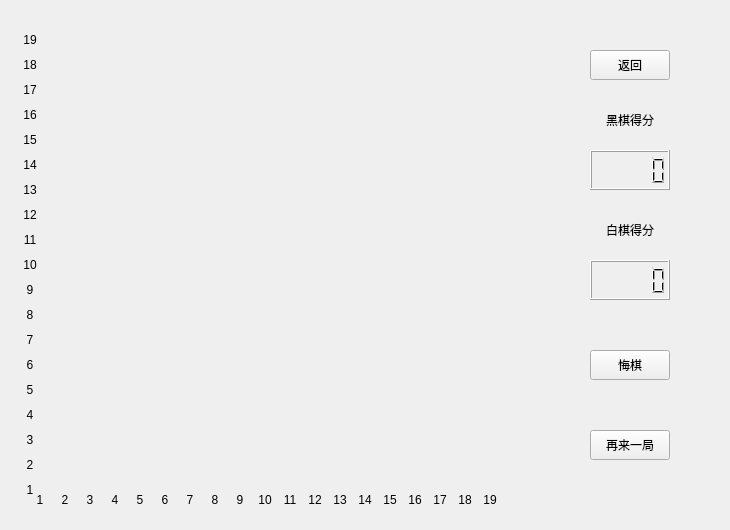
<?xml version="1.0" encoding="UTF-8"?>
<ui version="4.0">
 <class>Chessboard</class>
 <widget class="QWidget" name="Chessboard">
  <property name="geometry">
   <rect>
    <x>0</x>
    <y>0</y>
    <width>730</width>
    <height>530</height>
   </rect>
  </property>
  <property name="windowTitle">
   <string>Form</string>
  </property>
  <widget class="QPushButton" name="back_btn">
   <property name="geometry">
    <rect>
     <x>590</x>
     <y>50</y>
     <width>80</width>
     <height>30</height>
    </rect>
   </property>
   <property name="text">
    <string>返回</string>
   </property>
  </widget>
  <widget class="QPushButton" name="re_btn">
   <property name="geometry">
    <rect>
     <x>590</x>
     <y>430</y>
     <width>80</width>
     <height>30</height>
    </rect>
   </property>
   <property name="text">
    <string>再来一局</string>
   </property>
  </widget>
  <widget class="QPushButton" name="hui_btn">
   <property name="geometry">
    <rect>
     <x>590</x>
     <y>350</y>
     <width>80</width>
     <height>30</height>
    </rect>
   </property>
   <property name="text">
    <string>悔棋</string>
   </property>
  </widget>
  <widget class="QLCDNumber" name="hei_num">
   <property name="geometry">
    <rect>
     <x>590</x>
     <y>150</y>
     <width>80</width>
     <height>40</height>
    </rect>
   </property>
  </widget>
  <widget class="QLCDNumber" name="bai_num">
   <property name="geometry">
    <rect>
     <x>590</x>
     <y>260</y>
     <width>80</width>
     <height>40</height>
    </rect>
   </property>
  </widget>
  <widget class="QLabel" name="hei_piece">
   <property name="geometry">
    <rect>
     <x>590</x>
     <y>100</y>
     <width>80</width>
     <height>40</height>
    </rect>
   </property>
   <property name="styleSheet">
    <string notr="true"/>
   </property>
   <property name="text">
    <string>黑棋得分</string>
   </property>
   <property name="alignment">
    <set>Qt::AlignCenter</set>
   </property>
   <property name="indent">
    <number>-1</number>
   </property>
  </widget>
  <widget class="QLabel" name="bai_piece">
   <property name="geometry">
    <rect>
     <x>590</x>
     <y>210</y>
     <width>80</width>
     <height>40</height>
    </rect>
   </property>
   <property name="styleSheet">
    <string notr="true"/>
   </property>
   <property name="text">
    <string>白棋得分</string>
   </property>
   <property name="alignment">
    <set>Qt::AlignCenter</set>
   </property>
  </widget>
  <widget class="QLabel" name="label">
   <property name="geometry">
    <rect>
     <x>20</x>
     <y>30</y>
     <width>20</width>
     <height>20</height>
    </rect>
   </property>
   <property name="text">
    <string>19</string>
   </property>
   <property name="alignment">
    <set>Qt::AlignCenter</set>
   </property>
  </widget>
  <widget class="QLabel" name="label_2">
   <property name="geometry">
    <rect>
     <x>20</x>
     <y>55</y>
     <width>20</width>
     <height>20</height>
    </rect>
   </property>
   <property name="text">
    <string>18</string>
   </property>
   <property name="alignment">
    <set>Qt::AlignCenter</set>
   </property>
  </widget>
  <widget class="QLabel" name="label_3">
   <property name="geometry">
    <rect>
     <x>20</x>
     <y>80</y>
     <width>20</width>
     <height>20</height>
    </rect>
   </property>
   <property name="text">
    <string>17</string>
   </property>
   <property name="alignment">
    <set>Qt::AlignCenter</set>
   </property>
  </widget>
  <widget class="QLabel" name="label_4">
   <property name="geometry">
    <rect>
     <x>20</x>
     <y>105</y>
     <width>20</width>
     <height>20</height>
    </rect>
   </property>
   <property name="text">
    <string>16</string>
   </property>
   <property name="alignment">
    <set>Qt::AlignCenter</set>
   </property>
  </widget>
  <widget class="QLabel" name="label_5">
   <property name="geometry">
    <rect>
     <x>20</x>
     <y>180</y>
     <width>20</width>
     <height>20</height>
    </rect>
   </property>
   <property name="text">
    <string>13</string>
   </property>
   <property name="alignment">
    <set>Qt::AlignCenter</set>
   </property>
  </widget>
  <widget class="QLabel" name="label_6">
   <property name="geometry">
    <rect>
     <x>20</x>
     <y>255</y>
     <width>20</width>
     <height>20</height>
    </rect>
   </property>
   <property name="text">
    <string>10</string>
   </property>
   <property name="alignment">
    <set>Qt::AlignCenter</set>
   </property>
  </widget>
  <widget class="QLabel" name="label_7">
   <property name="geometry">
    <rect>
     <x>20</x>
     <y>355</y>
     <width>20</width>
     <height>20</height>
    </rect>
   </property>
   <property name="text">
    <string>6</string>
   </property>
   <property name="alignment">
    <set>Qt::AlignCenter</set>
   </property>
  </widget>
  <widget class="QLabel" name="label_8">
   <property name="geometry">
    <rect>
     <x>20</x>
     <y>130</y>
     <width>20</width>
     <height>20</height>
    </rect>
   </property>
   <property name="text">
    <string>15</string>
   </property>
   <property name="alignment">
    <set>Qt::AlignCenter</set>
   </property>
  </widget>
  <widget class="QLabel" name="label_9">
   <property name="geometry">
    <rect>
     <x>20</x>
     <y>305</y>
     <width>20</width>
     <height>20</height>
    </rect>
   </property>
   <property name="text">
    <string>8</string>
   </property>
   <property name="alignment">
    <set>Qt::AlignCenter</set>
   </property>
  </widget>
  <widget class="QLabel" name="label_10">
   <property name="geometry">
    <rect>
     <x>20</x>
     <y>280</y>
     <width>20</width>
     <height>20</height>
    </rect>
   </property>
   <property name="text">
    <string>9</string>
   </property>
   <property name="alignment">
    <set>Qt::AlignCenter</set>
   </property>
  </widget>
  <widget class="QLabel" name="label_11">
   <property name="geometry">
    <rect>
     <x>20</x>
     <y>155</y>
     <width>20</width>
     <height>20</height>
    </rect>
   </property>
   <property name="text">
    <string>14</string>
   </property>
   <property name="alignment">
    <set>Qt::AlignCenter</set>
   </property>
  </widget>
  <widget class="QLabel" name="label_12">
   <property name="geometry">
    <rect>
     <x>20</x>
     <y>330</y>
     <width>20</width>
     <height>20</height>
    </rect>
   </property>
   <property name="text">
    <string>7</string>
   </property>
   <property name="alignment">
    <set>Qt::AlignCenter</set>
   </property>
  </widget>
  <widget class="QLabel" name="label_13">
   <property name="geometry">
    <rect>
     <x>20</x>
     <y>205</y>
     <width>20</width>
     <height>20</height>
    </rect>
   </property>
   <property name="text">
    <string>12</string>
   </property>
   <property name="alignment">
    <set>Qt::AlignCenter</set>
   </property>
  </widget>
  <widget class="QLabel" name="label_14">
   <property name="geometry">
    <rect>
     <x>20</x>
     <y>405</y>
     <width>20</width>
     <height>20</height>
    </rect>
   </property>
   <property name="text">
    <string>4</string>
   </property>
   <property name="alignment">
    <set>Qt::AlignCenter</set>
   </property>
  </widget>
  <widget class="QLabel" name="label_15">
   <property name="geometry">
    <rect>
     <x>20</x>
     <y>230</y>
     <width>20</width>
     <height>20</height>
    </rect>
   </property>
   <property name="text">
    <string>11</string>
   </property>
   <property name="alignment">
    <set>Qt::AlignCenter</set>
   </property>
  </widget>
  <widget class="QLabel" name="label_16">
   <property name="geometry">
    <rect>
     <x>20</x>
     <y>380</y>
     <width>20</width>
     <height>20</height>
    </rect>
   </property>
   <property name="text">
    <string>5</string>
   </property>
   <property name="alignment">
    <set>Qt::AlignCenter</set>
   </property>
  </widget>
  <widget class="QLabel" name="label_17">
   <property name="geometry">
    <rect>
     <x>20</x>
     <y>480</y>
     <width>20</width>
     <height>20</height>
    </rect>
   </property>
   <property name="text">
    <string>1</string>
   </property>
   <property name="alignment">
    <set>Qt::AlignCenter</set>
   </property>
  </widget>
  <widget class="QLabel" name="label_18">
   <property name="geometry">
    <rect>
     <x>20</x>
     <y>455</y>
     <width>20</width>
     <height>20</height>
    </rect>
   </property>
   <property name="text">
    <string>2</string>
   </property>
   <property name="alignment">
    <set>Qt::AlignCenter</set>
   </property>
  </widget>
  <widget class="QLabel" name="label_19">
   <property name="geometry">
    <rect>
     <x>20</x>
     <y>430</y>
     <width>20</width>
     <height>20</height>
    </rect>
   </property>
   <property name="text">
    <string>3</string>
   </property>
   <property name="alignment">
    <set>Qt::AlignCenter</set>
   </property>
  </widget>
  <widget class="QLabel" name="label_20">
   <property name="geometry">
    <rect>
     <x>330</x>
     <y>490</y>
     <width>20</width>
     <height>20</height>
    </rect>
   </property>
   <property name="text">
    <string>13</string>
   </property>
   <property name="alignment">
    <set>Qt::AlignCenter</set>
   </property>
  </widget>
  <widget class="QLabel" name="label_21">
   <property name="geometry">
    <rect>
     <x>155</x>
     <y>490</y>
     <width>20</width>
     <height>20</height>
    </rect>
   </property>
   <property name="text">
    <string>6</string>
   </property>
   <property name="alignment">
    <set>Qt::AlignCenter</set>
   </property>
  </widget>
  <widget class="QLabel" name="label_22">
   <property name="geometry">
    <rect>
     <x>280</x>
     <y>490</y>
     <width>20</width>
     <height>20</height>
    </rect>
   </property>
   <property name="text">
    <string>11</string>
   </property>
   <property name="alignment">
    <set>Qt::AlignCenter</set>
   </property>
  </widget>
  <widget class="QLabel" name="label_23">
   <property name="geometry">
    <rect>
     <x>180</x>
     <y>490</y>
     <width>20</width>
     <height>20</height>
    </rect>
   </property>
   <property name="text">
    <string>7</string>
   </property>
   <property name="alignment">
    <set>Qt::AlignCenter</set>
   </property>
  </widget>
  <widget class="QLabel" name="label_24">
   <property name="geometry">
    <rect>
     <x>230</x>
     <y>490</y>
     <width>20</width>
     <height>20</height>
    </rect>
   </property>
   <property name="text">
    <string>9</string>
   </property>
   <property name="alignment">
    <set>Qt::AlignCenter</set>
   </property>
  </widget>
  <widget class="QLabel" name="label_25">
   <property name="geometry">
    <rect>
     <x>455</x>
     <y>490</y>
     <width>20</width>
     <height>20</height>
    </rect>
   </property>
   <property name="text">
    <string>18</string>
   </property>
   <property name="alignment">
    <set>Qt::AlignCenter</set>
   </property>
  </widget>
  <widget class="QLabel" name="label_26">
   <property name="geometry">
    <rect>
     <x>130</x>
     <y>490</y>
     <width>20</width>
     <height>20</height>
    </rect>
   </property>
   <property name="text">
    <string>5</string>
   </property>
   <property name="alignment">
    <set>Qt::AlignCenter</set>
   </property>
  </widget>
  <widget class="QLabel" name="label_27">
   <property name="geometry">
    <rect>
     <x>430</x>
     <y>490</y>
     <width>20</width>
     <height>20</height>
    </rect>
   </property>
   <property name="text">
    <string>17</string>
   </property>
   <property name="alignment">
    <set>Qt::AlignCenter</set>
   </property>
  </widget>
  <widget class="QLabel" name="label_28">
   <property name="geometry">
    <rect>
     <x>55</x>
     <y>490</y>
     <width>20</width>
     <height>20</height>
    </rect>
   </property>
   <property name="text">
    <string>2</string>
   </property>
   <property name="alignment">
    <set>Qt::AlignCenter</set>
   </property>
  </widget>
  <widget class="QLabel" name="label_29">
   <property name="geometry">
    <rect>
     <x>80</x>
     <y>490</y>
     <width>20</width>
     <height>20</height>
    </rect>
   </property>
   <property name="text">
    <string>3</string>
   </property>
   <property name="alignment">
    <set>Qt::AlignCenter</set>
   </property>
  </widget>
  <widget class="QLabel" name="label_30">
   <property name="geometry">
    <rect>
     <x>105</x>
     <y>490</y>
     <width>20</width>
     <height>20</height>
    </rect>
   </property>
   <property name="text">
    <string>4</string>
   </property>
   <property name="alignment">
    <set>Qt::AlignCenter</set>
   </property>
  </widget>
  <widget class="QLabel" name="label_31">
   <property name="geometry">
    <rect>
     <x>305</x>
     <y>490</y>
     <width>20</width>
     <height>20</height>
    </rect>
   </property>
   <property name="text">
    <string>12</string>
   </property>
   <property name="alignment">
    <set>Qt::AlignCenter</set>
   </property>
  </widget>
  <widget class="QLabel" name="label_32">
   <property name="geometry">
    <rect>
     <x>355</x>
     <y>490</y>
     <width>20</width>
     <height>20</height>
    </rect>
   </property>
   <property name="text">
    <string>14</string>
   </property>
   <property name="alignment">
    <set>Qt::AlignCenter</set>
   </property>
  </widget>
  <widget class="QLabel" name="label_33">
   <property name="geometry">
    <rect>
     <x>220</x>
     <y>530</y>
     <width>20</width>
     <height>20</height>
    </rect>
   </property>
   <property name="text">
    <string>1</string>
   </property>
   <property name="alignment">
    <set>Qt::AlignCenter</set>
   </property>
  </widget>
  <widget class="QLabel" name="label_34">
   <property name="geometry">
    <rect>
     <x>480</x>
     <y>490</y>
     <width>20</width>
     <height>20</height>
    </rect>
   </property>
   <property name="text">
    <string>19</string>
   </property>
   <property name="alignment">
    <set>Qt::AlignCenter</set>
   </property>
  </widget>
  <widget class="QLabel" name="label_35">
   <property name="geometry">
    <rect>
     <x>255</x>
     <y>490</y>
     <width>20</width>
     <height>20</height>
    </rect>
   </property>
   <property name="text">
    <string>10</string>
   </property>
   <property name="alignment">
    <set>Qt::AlignCenter</set>
   </property>
  </widget>
  <widget class="QLabel" name="label_36">
   <property name="geometry">
    <rect>
     <x>405</x>
     <y>490</y>
     <width>20</width>
     <height>20</height>
    </rect>
   </property>
   <property name="text">
    <string>16</string>
   </property>
   <property name="alignment">
    <set>Qt::AlignCenter</set>
   </property>
  </widget>
  <widget class="QLabel" name="label_37">
   <property name="geometry">
    <rect>
     <x>205</x>
     <y>490</y>
     <width>20</width>
     <height>20</height>
    </rect>
   </property>
   <property name="text">
    <string>8</string>
   </property>
   <property name="alignment">
    <set>Qt::AlignCenter</set>
   </property>
  </widget>
  <widget class="QLabel" name="label_38">
   <property name="geometry">
    <rect>
     <x>380</x>
     <y>490</y>
     <width>20</width>
     <height>20</height>
    </rect>
   </property>
   <property name="text">
    <string>15</string>
   </property>
   <property name="alignment">
    <set>Qt::AlignCenter</set>
   </property>
  </widget>
  <widget class="QLabel" name="label_39">
   <property name="geometry">
    <rect>
     <x>30</x>
     <y>490</y>
     <width>20</width>
     <height>20</height>
    </rect>
   </property>
   <property name="text">
    <string>1</string>
   </property>
   <property name="alignment">
    <set>Qt::AlignCenter</set>
   </property>
  </widget>
 </widget>
 <resources/>
 <connections/>
</ui>
